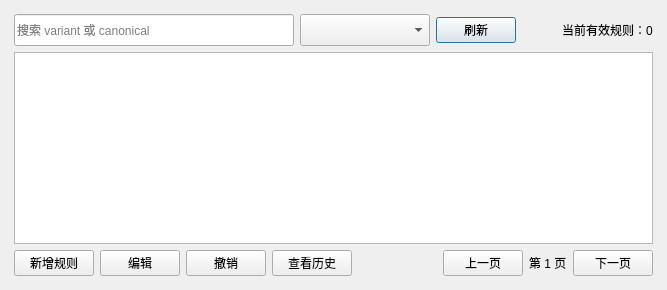
<?xml version="1.0" encoding="UTF-8"?>
<ui version="4.0">
 <class>NormalizationManagementDialog</class>
 <widget class="QDialog" name="NormalizationManagementDialog">
  <property name="windowTitle"><string>归一化管理</string></property>
  <property name="modal"><bool>false</bool></property>
  <layout class="QVBoxLayout" name="normalizationManagementRootLayout">
   <property name="leftMargin"><number>14</number></property><property name="topMargin"><number>14</number></property><property name="rightMargin"><number>14</number></property><property name="bottomMargin"><number>14</number></property>
   <item><layout class="QHBoxLayout" name="normalizationManagementFilterLayout">
    <item><widget class="QLineEdit" name="searchLineEdit"><property name="minimumSize"><size><width>280</width><height>32</height></size></property><property name="placeholderText"><string>搜索 variant 或 canonical</string></property><property name="clearButtonEnabled"><bool>true</bool></property></widget></item>
    <item><widget class="QComboBox" name="ruleTypeComboBox"><property name="minimumSize"><size><width>130</width><height>32</height></size></property></widget></item>
    <item><widget class="QPushButton" name="refreshButton"><property name="text"><string>刷新</string></property></widget></item>
    <item><spacer name="normalizationManagementFilterSpacer"><property name="orientation"><enum>Qt::Horizontal</enum></property><property name="sizeHint" stdset="0"><size><width>40</width><height>20</height></size></property></spacer></item>
    <item><widget class="QLabel" name="countLabel"><property name="text"><string>当前有效规则：0</string></property></widget></item>
   </layout></item>
   <item><widget class="QTableView" name="rulesTableView"><property name="alternatingRowColors"><bool>true</bool></property><property name="selectionBehavior"><enum>QAbstractItemView::SelectRows</enum></property><property name="selectionMode"><enum>QAbstractItemView::SingleSelection</enum></property><property name="sortingEnabled"><bool>false</bool></property></widget></item>
   <item><layout class="QHBoxLayout" name="normalizationManagementFooterLayout">
    <item><widget class="QPushButton" name="addButton"><property name="text"><string>新增规则</string></property></widget></item>
    <item><widget class="QPushButton" name="editButton"><property name="text"><string>编辑</string></property></widget></item>
    <item><widget class="QPushButton" name="revokeButton"><property name="text"><string>撤销</string></property></widget></item>
    <item><widget class="QPushButton" name="historyButton"><property name="text"><string>查看历史</string></property></widget></item>
    <item><spacer name="normalizationManagementFooterSpacer"><property name="orientation"><enum>Qt::Horizontal</enum></property><property name="sizeHint" stdset="0"><size><width>40</width><height>20</height></size></property></spacer></item>
    <item><widget class="QPushButton" name="previousPageButton"><property name="text"><string>上一页</string></property></widget></item>
    <item><widget class="QLabel" name="pageLabel"><property name="text"><string>第 1 页</string></property></widget></item>
    <item><widget class="QPushButton" name="nextPageButton"><property name="text"><string>下一页</string></property></widget></item>
   </layout></item>
  </layout>
 </widget>
 <resources/><connections/>
</ui>
